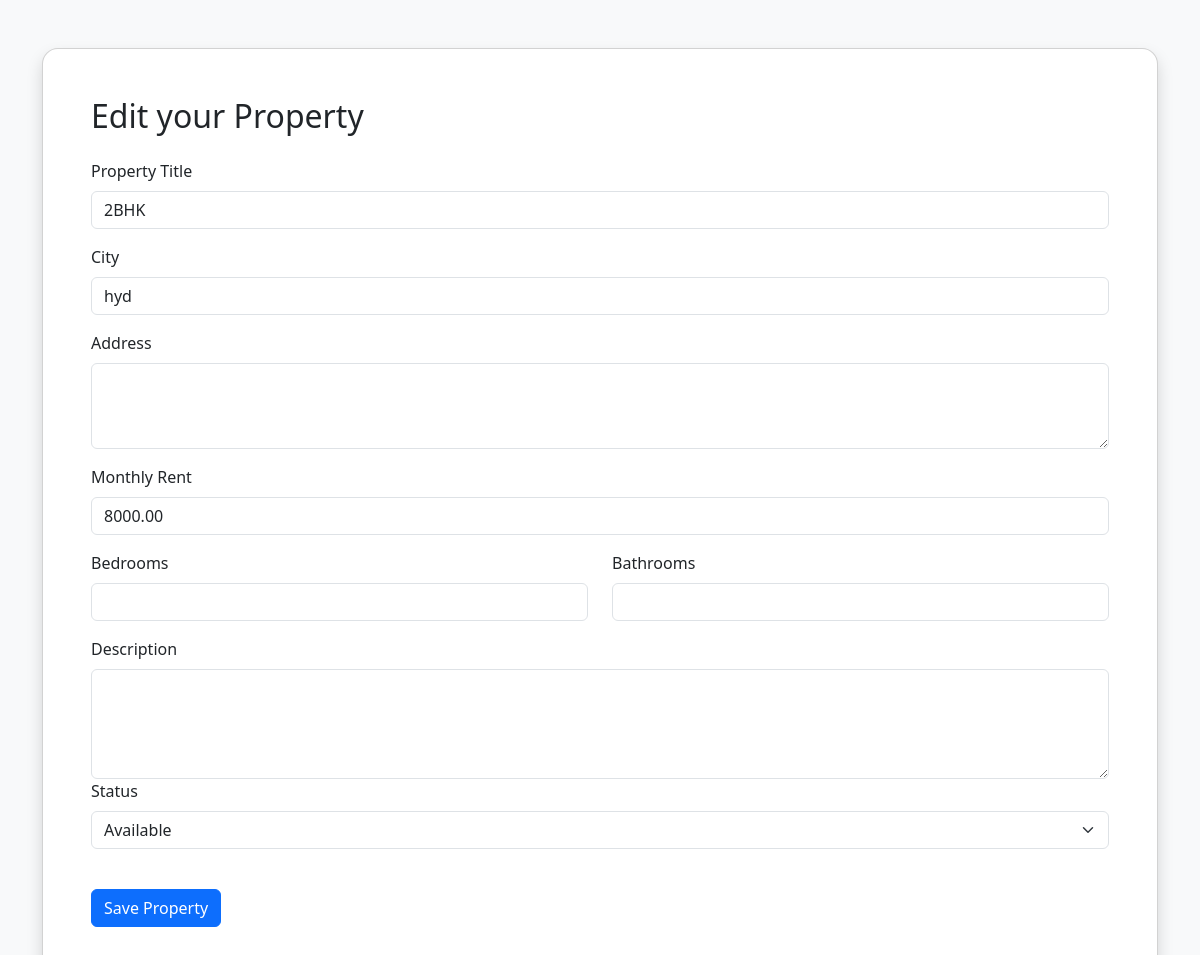
The app's page /edit-property/1/ with its own data.
### core/models.py (models this page shows, shortened)
class Property(models.Model):
    STATUS_CHOICES = [
        ("Available", "Available"),
        ("Occupied", "Occupied"),
    ]
    owner = models.ForeignKey(
        User,
        on_delete=models.CASCADE
    )
    title = models.CharField(max_length=100)
    city = models.CharField(max_length=100)
    address = models.TextField()
    rent = models.DecimalField(
        max_digits=10,
        decimal_places=2
    )
    bedrooms = models.PositiveIntegerField()
    bathrooms = models.PositiveIntegerField()
    description = models.TextField()
    image = models.ImageField(
        upload_to="property_images/",
        blank=True,
        null=True
    )
    views = models.PositiveIntegerField(
    default=0
)
    status = models.CharField(
        max_length=10,
        choices=STATUS_CHOICES,
        default="Available"
    )
    created_at = models.DateTimeField(
        auto_now_add=True
    )

### core/views.py (the view, shortened to what this page needs)
def edit_property(request, property_id):
    property = Property.objects.get(id=property_id)
    return render(
        request,
        "edit_property.html",
        {
            "property": property
        }
    )

### core/templates/edit_property.html (shortened to what this page needs)
<!DOCTYPE html>
<html lang="en">
<head>
    <link href="https://cdn.jsdelivr.net/npm/bootstrap@5.3.7/dist/css/bootstrap.min.css" rel="stylesheet">
</head>
<body class="bg-light">
<div class="container mt-5">
    <div class="card shadow p-5 rounded-4">
        <h2 class="mb-4">Edit your Property</h2>
        <form method="POST">
    <div class="mb-3">
        <label class="form-label">Property Title</label>
        <input type="text" class="form-control" name="title" value="{{ property.title }}" required>
    </div>
    <div class="mb-3">
        <label class="form-label">City</label>
        <input type="text" class="form-control" name="city" value="{{ property.city }}" required>
    </div>
    <div class="mb-3">
        <label class="form-label">Address</label>
        <textarea class="form-control" name="address" value="{{ property.address }}" rows="3" required></textarea>
    </div>
    <div class="mb-3">
        <label class="form-label">Monthly Rent</label>
        <input type="number" class="form-control" name="rent" value="{{ property.rent }}" required>
    </div>
    <div class="row">
        <div class="col-md-6">
            <label class="form-label">Bedrooms</label>
            <input type="number" class="form-control" name="bedrooms" required>
        </div>
        <div class="col-md-6">
            <label class="form-label">Bathrooms</label>
            <input type="number" class="form-control" name="bathrooms" required>
        </div>
    </div>
    <div class="mt-3">
        <label class="form-label">Description</label>
        <textarea class="form-control" name="description" rows="4" value="{{ property.description}}" required></textarea>
    </div>
    <div class="mb-3">
    <label class="form-label">Status</label>
    <select class="form-select" name="status">
        <option value="Available"
            {% if property.status == "Available" %}selected{% endif %}>
            Available
        </option>
    </select>
</div>
    <button type="submit" class="btn btn-primary mt-4">
        Save Property
    </button>
</form>
    </div>
</div>
</body>
</html>

### records on screen
Property: title "2BHK", city "hyd", rent "8000.00", status "Available"
